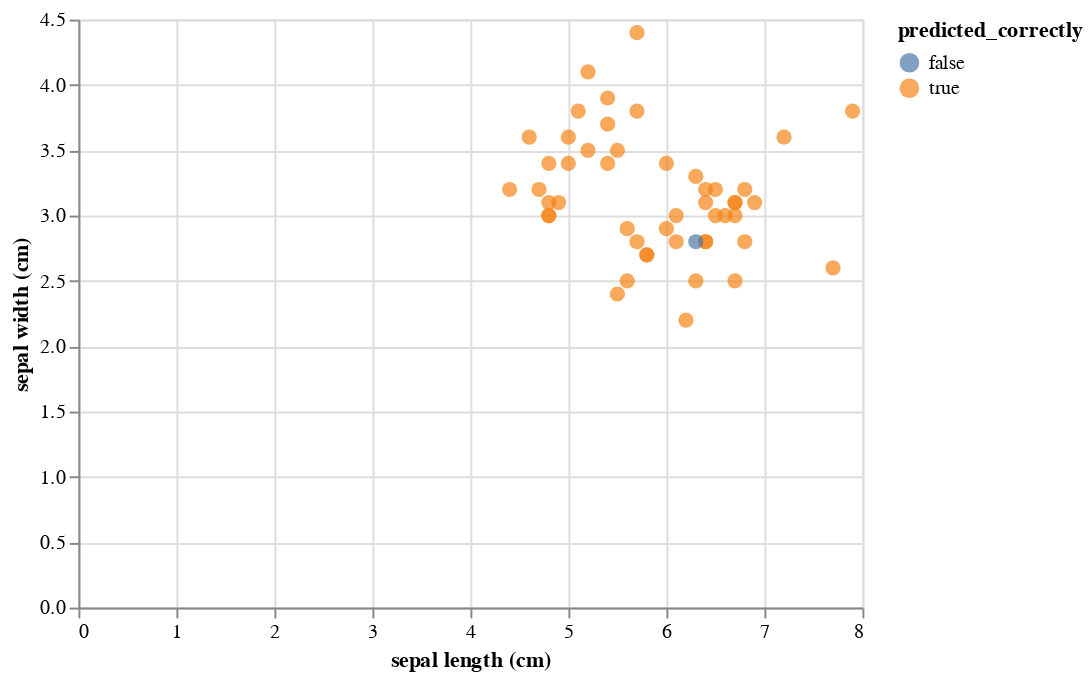

Notebook code for this chart:
### Markdown cell above
# Sklearn + Viz Models

### Code cell
with mlflow.start_run() as run:
    ######################
    # Sklearn Classifier #
    ######################
    
    # Define and Fit Model
    clf = RandomForestClassifier(max_depth=7, random_state=RANDOM_STATE)
    clf.fit(X_train, y_train)
    
    # Log Accuracy
    mlflow.log_metric('accuracy', value=clf.score(X_test, y_test))
    
    # Log Sklearn Model
    mlflow.sklearn.log_model(
        sk_model=clf,
        artifact_path='model',
        signature=infer_signature(X_train, clf.predict(X_train)),
    )
    
    #############
    # Viz Model #
    #############
    
    # Define Viz
    iris_dataset = pd.concat([X_test, y_test], axis=1, sort=False)
    iris_dataset['predicted'] = clf.predict(X_test)
    iris_dataset['predicted_correctly'] = iris_dataset['target'] == iris_dataset['predicted']
    viz = alt.Chart(
        iris_dataset
    ).mark_circle(size=60).encode(
        x='sepal length (cm)',
        y='sepal width (cm)',
        color='predicted_correctly:N',
        tooltip=[*iris_dataset.columns],
    ).interactive()
    
    # Log Viz Model
    mlflow_vismod.log_model(
        model=viz, 
        artifact_path='viz',
        style='vegalite',
        signature=infer_signature(X_train, None),
    )


viz

### Figure 1 — Vega-Lite specification as saved in the notebook (floating-point values rounded to 4 significant figures)
{"config": {"view": {"continuousWidth": 400, "continuousHeight": 300}}, "data": {"name": "data-c412dd6ce509e814fc6a26d317ee7ed9"}, "mark": {"type": "circle", "size": 60}, "encoding": {"color": {"type": "nominal", "field": "predicted_correctly"}, "tooltip": [{"type": "quantitative", "field": "sepal length (cm)"}, {"type": "quantitative", "field": "sepal width (cm)"}, {"type": "quantitative", "field": "petal length (cm)"}, {"type": "quantitative", "field": "petal width (cm)"}, {"type": "quantitative", "field": "target"}, {"type": "quantitative", "field": "predicted"}, {"type": "nominal", "field": "predicted_correctly"}], "x": {"type": "quantitative", "field": "sepal length (cm)"}, "y": {"type": "quantitative", "field": "sepal width (cm)"}}, "selection": {"selector002": {"type": "interval", "bind": "scales", "encodings": ["x", "y"]}}, "$schema": "https://vega.github.io/schema/vega-lite/v4.8.1.json", "datasets": {"data-c412dd6ce509e814fc6a26d317ee7ed9": [{"sepal length (cm)": 6.1, "sepal width (cm)": 2.8, "petal length (cm)": 4.7, "petal width (cm)": 1.2, "target": 1, "predicted": 1, "predicted_correctly": true}, {"sepal length (cm)": 5.7, "sepal width (cm)": 3.8, "petal length (cm)": 1.7, "petal width (cm)": 0.3, "target": 0, "predicted": 0, "predicted_correctly": true}, {"sepal length (cm)": 7.7, "sepal width (cm)": 2.6, "petal length (cm)": 6.9, "petal width (cm)": 2.3, "target": 2, "predicted": 2, "predicted_correctly": true}, {"sepal length (cm)": 6.0, "sepal width (cm)": 2.9, "petal length (cm)": 4.5, "petal width (cm)": 1.5, "target": 1, "predicted": 1, "predicted_correctly": true}, {"sepal length (cm)": 6.8, "sepal width (cm)": 2.8, "petal length (cm)": 4.8, "petal width (cm)": 1.4, "target": 1, "predicted": 1, "predicted_correctly": true}, {"sepal length (cm)": 5.4, "sepal width (cm)": 3.4, "petal length (cm)": 1.5, "petal width (cm)": 0.4, "target": 0, "predicted": 0, "predicted_correctly": true}, {"sepal length (cm)": 5.6, "sepal width (cm)": 2.9, "petal length (cm)": 3.6, "petal width (cm)": 1.3, "target": 1, "predicted": 1, "predicted_correctly": true}, {"sepal length (cm)": 6.9, "sepal width (cm)": 3.1, "petal length (cm)": 5.1, "petal width (cm)": 2.3, "target": 2, "predicted": 2, "predicted_correctly": true}, {"sepal length (cm)": 6.2, "sepal width (cm)": 2.2, "petal length (cm)": 4.5, "petal width (cm)": 1.5, "target": 1, "predicted": 1, "predicted_correctly": true}, {"sepal length (cm)": 5.8, "sepal width (cm)": 2.7, "petal length (cm)": 3.9, "petal width (cm)": 1.2, "target": 1, "predicted": 1, "predicted_correctly": true}, {"sepal length (cm)": 6.5, "sepal width (cm)": 3.2, "petal length (cm)": 5.1, "petal width (cm)": 2.0, "target": 2, "predicted": 2, "predicted_correctly": true}, {"sepal length (cm)": 4.8, "sepal width (cm)": 3.0, "petal length (cm)": 1.4, "petal width (cm)": 0.1, "target": 0, "predicted": 0, "predicted_correctly": true}, {"sepal length (cm)": 5.5, "sepal width (cm)": 3.5, "petal length (cm)": 1.3, "petal width (cm)": 0.2, "target": 0, "predicted": 0, "predicted_correctly": true}, {"sepal length (cm)": 4.9, "sepal width (cm)": 3.1, "petal length (cm)": 1.5, "petal width (cm)": 0.1, "target": 0, "predicted": 0, "predicted_correctly": true}, {"sepal length (cm)": 5.1, "sepal width (cm)": 3.8, "petal length (cm)": 1.5, "petal width (cm)": 0.3, "target": 0, "predicted": 0, "predicted_correctly": true}, {"sepal length (cm)": 6.3, "sepal width (cm)": 3.3, "petal length (cm)": 4.7, "petal width (cm)": 1.6, "target": 1, "predicted": 1, "predicted_correctly": true}, {"sepal length (cm)": 6.5, "sepal width (cm)": 3.0, "petal length (cm)": 5.8, "petal width (cm)": 2.2, "target": 2, "predicted": 2, "predicted_correctly": true}, {"sepal length (cm)": 5.6, "sepal width (cm)": 2.5, "petal length (cm)": 3.9, "petal width (cm)": 1.1, "target": 1, "predicted": 1, "predicted_correctly": true}, {"sepal length (cm)": 5.7, "sepal width (cm)": 2.8, "petal length (cm)": 4.5, "petal width (cm)": 1.3, "target": 1, "predicted": 1, "predicted_correctly": true}, {"sepal length (cm)": 6.4, "sepal width (cm)": 2.8, "petal length (cm)": 5.6, "petal width (cm)": 2.2, "target": 2, "predicted": 2, "predicted_correctly": true}, {"sepal length (cm)": 4.7, "sepal width (cm)": 3.2, "petal length (cm)": 1.6, "petal width (cm)": 0.2, "target": 0, "predicted": 0, "predicted_correctly": true}, {"sepal length (cm)": 6.1, "sepal width (cm)": 3.0, "petal length (cm)": 4.9, "petal width (cm)": 1.8, "target": 2, "predicted": 2, "predicted_correctly": true}, {"sepal length (cm)": 5.0, "sepal width (cm)": 3.4, "petal length (cm)": 1.6, "petal width (cm)": 0.4, "target": 0, "predicted": 0, "predicted_correctly": true}, {"sepal length (cm)": 6.4, "sepal width (cm)": 2.8, "petal length (cm)": 5.6, "petal width (cm)": 2.1, "target": 2, "predicted": 2, "predicted_correctly": true}, {"sepal length (cm)": 7.9, "sepal width (cm)": 3.8, "petal length (cm)": 6.4, "petal width (cm)": 2.0, "target": 2, "predicted": 2, "predicted_correctly": true}, {"sepal length (cm)": 6.7, "sepal width (cm)": 3.0, "petal length (cm)": 5.2, "petal width (cm)": 2.3, "target": 2, "predicted": 2, "predicted_correctly": true}, {"sepal length (cm)": 6.7, "sepal width (cm)": 2.5, "petal length (cm)": 5.8, "petal width (cm)": 1.8, "target": 2, "predicted": 2, "predicted_correctly": true}, {"sepal length (cm)": 6.8, "sepal width (cm)": 3.2, "petal length (cm)": 5.9, "petal width (cm)": 2.3, "target": 2, "predicted": 2, "predicted_correctly": true}, {"sepal length (cm)": 4.8, "sepal width (cm)": 3.0, "petal length (cm)": 1.4, "petal width (cm)": 0.3, "target": 0, "predicted": 0, "predicted_correctly": true}, {"sepal length (cm)": 4.8, "sepal width (cm)": 3.1, "petal length (cm)": 1.6, "petal width (cm)": 0.2, "target": 0, "predicted": 0, "predicted_correctly": true}, {"sepal length (cm)": 4.6, "sepal width (cm)": 3.6, "petal length (cm)": 1.0, "petal width (cm)": 0.2, "target": 0, "predicted": 0, "predicted_correctly": true}, {"sepal length (cm)": 5.7, "sepal width (cm)": 4.4, "petal length (cm)": 1.5, "petal width (cm)": 0.4, "target": 0, "predicted": 0, "predicted_correctly": true}, {"sepal length (cm)": 6.7, "sepal width (cm)": 3.1, "petal length (cm)": 4.4, "petal width (cm)": 1.4, "target": 1, "predicted": 1, "predicted_correctly": true}, {"sepal length (cm)": 4.8, "sepal width (cm)": 3.4, "petal length (cm)": 1.6, "petal width (cm)": 0.2, "target": 0, "predicted": 0, "predicted_correctly": true}, {"sepal length (cm)": 4.4, "sepal width (cm)": 3.2, "petal length (cm)": 1.3, "petal width (cm)": 0.2, "target": 0, "predicted": 0, "predicted_correctly": true}, {"sepal length (cm)": 6.3, "sepal width (cm)": 2.5, "petal length (cm)": 5.0, "petal width (cm)": 1.9, "target": 2, "predicted": 2, "predicted_correctly": true}, {"sepal length (cm)": 6.4, "sepal width (cm)": 3.2, "petal length (cm)": 4.5, "petal width (cm)": 1.5, "target": 1, "predicted": 1, "predicted_correctly": true}, {"sepal length (cm)": 5.2, "sepal width (cm)": 3.5, "petal length (cm)": 1.5, "petal width (cm)": 0.2, "target": 0, "predicted": 0, "predicted_correctly": true}, {"sepal length (cm)": 5.0, "sepal width (cm)": 3.6, "petal length (cm)": 1.4, "petal width (cm)": 0.2, "target": 0, "predicted": 0, "predicted_correctly": true}, {"sepal length (cm)": 5.2, "sepal width (cm)": 4.1, "petal length (cm)": 1.5, "petal width (cm)": 0.1, "target": 0, "predicted": 0, "predicted_correctly": true}, {"sepal length (cm)": 5.8, "sepal width (cm)": 2.7, "petal length (cm)": 5.1, "petal width (cm)": 1.9, "target": 2, "predicted": 2, "predicted_correctly": true}, {"sepal length (cm)": 6.0, "sepal width (cm)": 3.4, "petal length (cm)": 4.5, "petal width (cm)": 1.6, "target": 1, "predicted": 1, "predicted_correctly": true}, {"sepal length (cm)": 6.7, "sepal width (cm)": 3.1, "petal length (cm)": 4.7, "petal width (cm)": 1.5, "target": 1, "predicted": 1, "predicted_correctly": true}, {"sepal length (cm)": 5.4, "sepal width (cm)": 3.9, "petal length (cm)": 1.3, "petal width (cm)": 0.4, "target": 0, "predicted": 0, "predicted_correctly": true}, {"sepal length (cm)": 5.4, "sepal width (cm)": 3.7, "petal length (cm)": 1.5, "petal width (cm)": 0.2, "target": 0, "predicted": 0, "predicted_correctly": true}, {"sepal length (cm)": 5.5, "sepal width (cm)": 2.4, "petal length (cm)": 3.7, "petal width (cm)": 1.0, "target": 1, "predicted": 1, "predicted_correctly": true}, {"sepal length (cm)": 6.3, "sepal width (cm)": 2.8, "petal length (cm)": 5.1, "petal width (cm)": 1.5, "target": 2, "predicted": 1, "predicted_correctly": false}, {"sepal length (cm)": 6.4, "sepal width (cm)": 3.1, "petal length (cm)": 5.5, "petal width (cm)": 1.8, "target": 2, "predicted": 2, "predicted_correctly": true}, {"sepal length (cm)": 6.6, "sepal width (cm)": 3.0, "petal length (cm)": 4.4, "petal width (cm)": 1.4, "target": 1, "predicted": 1, "predicted_correctly": true}, {"sepal length (cm)": 7.2, "sepal width (cm)": 3.6, "petal length (cm)": 6.1, "petal width (cm)": 2.5, "target": 2, "predicted": 2, "predicted_correctly": true}]}}
